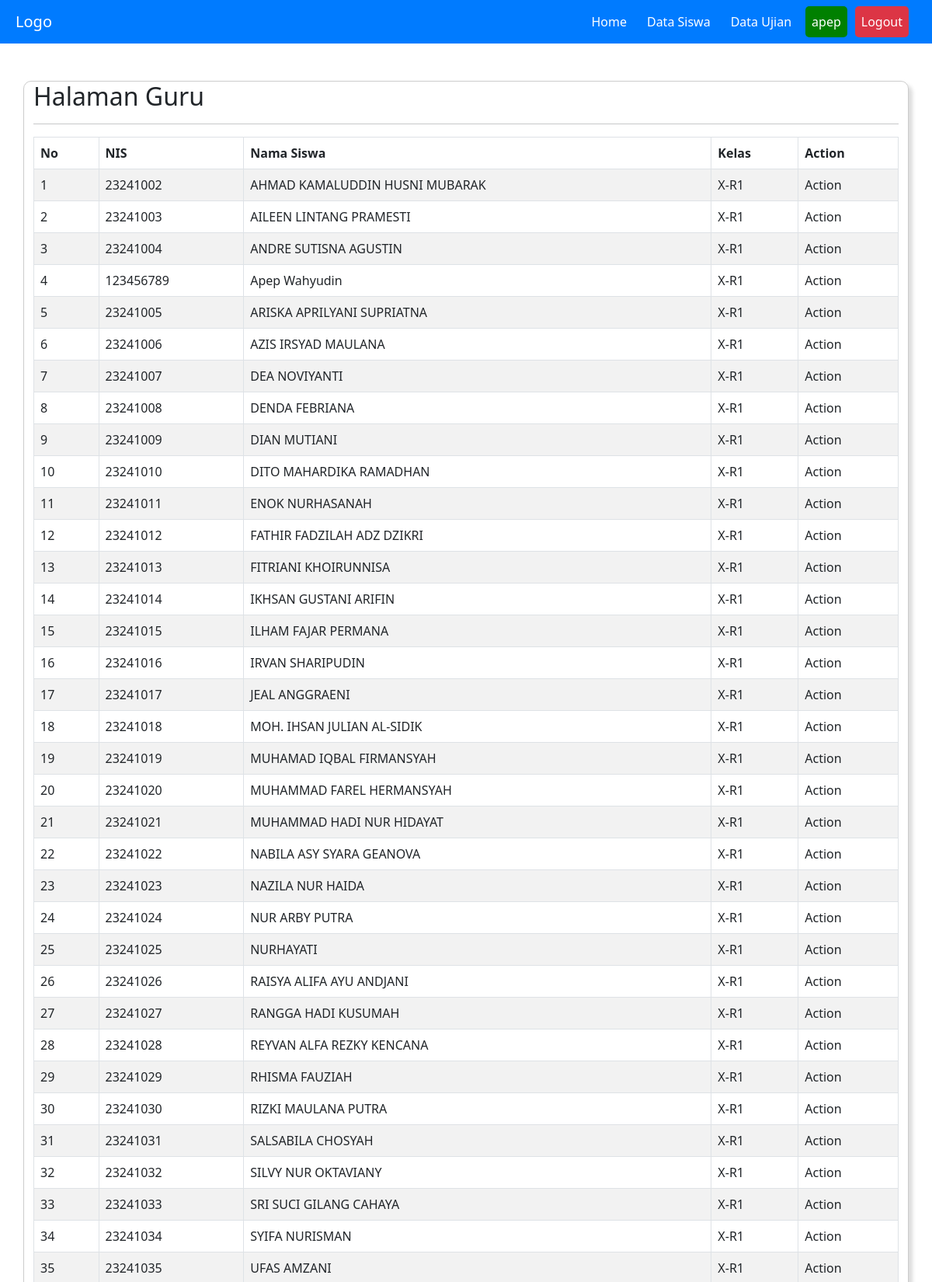
The app's page /guru/home.php?page=siswa (signed in, upper part) with its own data.
### tables this page shows
CREATE TABLE `siswa` (
  `id_siswa` int(11) NOT NULL,
  `nis` varchar(10) NOT NULL,
  `nama` varchar(30) NOT NULL,
  `password` varchar(100) NOT NULL,
  `id_kelas` int(11) NOT NULL
);

CREATE TABLE `kelas` (
  `id_kelas` int(11) NOT NULL,
  `nama_kelas` varchar(10) NOT NULL,
  `status` enum('aktif','nonaktif') NOT NULL,
  `id_guru` int(11) NOT NULL
);

### guru/siswa.php (the view)
<table id="myTable" class="table table-striped table-bordered" style="width:100%">
                    <thead>
                        <tr>
                            <th>No</th>
                            <th>NIS</th>
                            <th>Nama Siswa</th>
                            <th>Kelas</th>
                            <th>Action</th>
                        </tr>
                    </thead>
                    <tbody>
    <?php
    $query_siswa = mysqli_query($koneksi, "SELECT siswa.id_siswa, siswa.nis, siswa.nama AS nama_siswa, kelas.nama_kelas
    FROM siswa
    INNER JOIN kelas ON siswa.id_kelas = kelas.id_kelas
    ORDER BY kelas.nama_kelas, siswa.nama");
    $no = 0;
    while($data_siswa=mysqli_fetch_assoc($query_siswa))
    {
        $no++;
        ?>
                        <tr>
                            <td><?= $no;?></td>
                            <td><?= $data_siswa["nis"];?></td>
                            <td><?= $data_siswa["nama_siswa"];?></td>
                            <td><?= $data_siswa["nama_kelas"];?></td>
                            <td>Action</td>
                        </tr>
    <?php
        }
    ?>
                    </tbody>
                </table>

### records on screen
siswa: nis "23241002", nama "AHMAD KAMALUDDIN HUSNI MUBARAK", id_kelas.nama_kelas "X-R1"
siswa: nis "23241003", nama "AILEEN LINTANG PRAMESTI", id_kelas.nama_kelas "X-R1"
siswa: nis "23241004", nama "ANDRE SUTISNA AGUSTIN", id_kelas.nama_kelas "X-R1"
siswa: nis "123456789", nama "Apep Wahyudin", id_kelas.nama_kelas "X-R1"
siswa: nis "23241005", nama "ARISKA APRILYANI SUPRIATNA", id_kelas.nama_kelas "X-R1"
siswa: nis "23241006", nama "AZIS IRSYAD MAULANA", id_kelas.nama_kelas "X-R1"
siswa: nis "23241007", nama "DEA NOVIYANTI", id_kelas.nama_kelas "X-R1"
siswa: nis "23241008", nama "DENDA FEBRIANA", id_kelas.nama_kelas "X-R1"
siswa: nis "23241009", nama "DIAN MUTIANI", id_kelas.nama_kelas "X-R1"
siswa: nis "23241010", nama "DITO MAHARDIKA RAMADHAN", id_kelas.nama_kelas "X-R1"
siswa: nis "23241011", nama "ENOK NURHASANAH", id_kelas.nama_kelas "X-R1"
siswa: nis "23241012", nama "FATHIR FADZILAH ADZ DZIKRI", id_kelas.nama_kelas "X-R1"
siswa: nis "23241013", nama "FITRIANI KHOIRUNNISA", id_kelas.nama_kelas "X-R1"
siswa: nis "23241014", nama "IKHSAN GUSTANI ARIFIN", id_kelas.nama_kelas "X-R1"
siswa: nis "23241015", nama "ILHAM FAJAR PERMANA", id_kelas.nama_kelas "X-R1"
siswa: nis "23241016", nama "IRVAN SHARIPUDIN", id_kelas.nama_kelas "X-R1"
siswa: nis "23241017", nama "JEAL ANGGRAENI", id_kelas.nama_kelas "X-R1"
siswa: nis "23241018", nama "MOH. IHSAN JULIAN AL-SIDIK", id_kelas.nama_kelas "X-R1"
siswa: nis "23241019", nama "MUHAMAD IQBAL FIRMANSYAH", id_kelas.nama_kelas "X-R1"
siswa: nis "23241020", nama "MUHAMMAD FAREL HERMANSYAH", id_kelas.nama_kelas "X-R1"
siswa: nis "23241021", nama "MUHAMMAD HADI NUR HIDAYAT", id_kelas.nama_kelas "X-R1"
siswa: nis "23241022", nama "NABILA ASY SYARA GEANOVA", id_kelas.nama_kelas "X-R1"
siswa: nis "23241023", nama "NAZILA NUR HAIDA", id_kelas.nama_kelas "X-R1"
siswa: nis "23241024", nama "NUR ARBY PUTRA", id_kelas.nama_kelas "X-R1"
siswa: nis "23241025", nama "NURHAYATI", id_kelas.nama_kelas "X-R1"
siswa: nis "23241026", nama "RAISYA ALIFA AYU ANDJANI", id_kelas.nama_kelas "X-R1"
siswa: nis "23241027", nama "RANGGA HADI KUSUMAH", id_kelas.nama_kelas "X-R1"
siswa: nis "23241028", nama "REYVAN ALFA REZKY KENCANA", id_kelas.nama_kelas "X-R1"
siswa: nis "23241029", nama "RHISMA FAUZIAH", id_kelas.nama_kelas "X-R1"
siswa: nis "23241030", nama "RIZKI MAULANA PUTRA", id_kelas.nama_kelas "X-R1"
siswa: nis "23241031", nama "SALSABILA CHOSYAH", id_kelas.nama_kelas "X-R1"
siswa: nis "23241032", nama "SILVY NUR OKTAVIANY", id_kelas.nama_kelas "X-R1"
siswa: nis "23241033", nama "SRI SUCI GILANG CAHAYA", id_kelas.nama_kelas "X-R1"
siswa: nis "23241034", nama "SYIFA NURISMAN", id_kelas.nama_kelas "X-R1"
siswa: nis "23241035", nama "UFAS AMZANI", id_kelas.nama_kelas "X-R1"

### other values on screen
$_SESSION["username"] "apep"
